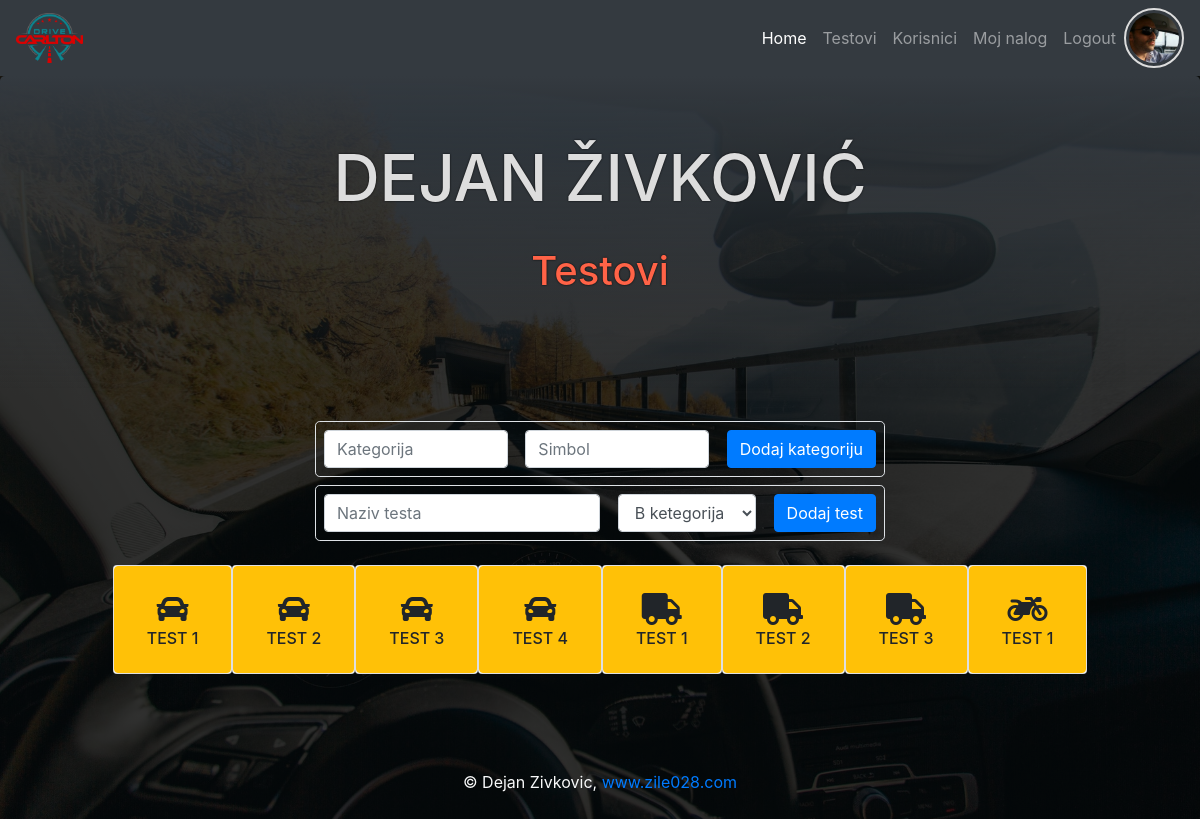
The page /testovi.php (signed in) on the database its author committed.
### tables this page shows
CREATE TABLE `users` (
  `id` int(11) NOT NULL,
  `first_name` varchar(50) NOT NULL,
  `last_name` varchar(50) NOT NULL,
  `date_birth` date NOT NULL,
  `email` varchar(50) NOT NULL,
  `password` varchar(60) NOT NULL,
  `created_at` timestamp NOT NULL DEFAULT CURRENT_TIMESTAMP,
  `last_login` timestamp NOT NULL DEFAULT CURRENT_TIMESTAMP,
  `profil_img` varchar(60) DEFAULT NULL,
  `role_id` int(11) DEFAULT NULL
);

CREATE TABLE `tests` (
  `id` int(11) NOT NULL,
  `test_name` varchar(150) NOT NULL,
  `category_id` int(11) NOT NULL
);

CREATE TABLE `test_category` (
  `id` int(11) NOT NULL,
  `category_name` varchar(50) NOT NULL,
  `icon` varchar(50) NOT NULL
);

### testovi.php (called while the page is built, shortened)
<?php
require_once "core/init.php";
$user_info = $User->selectSingleJoin(
    ["users", "roles"],
    "role_id",
    ["id" => $_SESSION["id"]]
);
$tests = $Tests->selectAllJoin(["tests", "test_category"],"category_id", "category_id ASC, test_name ASC");
$category = $QueryBuilder->selectAll("test_category");
require_once ROOT . "/view/testovi.view.php";

### core/init.php (called while the page is built, shortened)
<?php
require_once "classes/Conection.php";
require_once "classes/QueryBuilder.php";
require_once "classes/User.php";
$database = $conn_config["work_desktop"];
$QueryBuilder = new QueryBuilder($database);
$User         = new User($database);
$Tests        = new Tests($database);

### core/classes/User.php (called while the page is built, shortened)
<?php
class User extends QueryBuilder
{
    public function isLoged()
    {
        if (isset($_SESSION["id"])) {
            return false;
        } else {
            return true;
        }
    }
}

### core/classes/QueryBuilder.php (called while the page is built, shortened)
<?php
class QueryBuilder extends Connection
{
    public function selectAll(string $table, array $criteria = [])
    {
        $sql = "SELECT * FROM {$table}";
        $qry = $this->db->prepare($sql);
        if (count($criteria) > 0) {
            $qry->execute($criteria);
        } else {
            $qry->execute();
        }
        $result = $qry->fetchAll(PDO::FETCH_ASSOC);
        return $result;
    }
    public function selectAllJoin(array $table, String $join_on, String $order = null)
    {
        $sql = "SELECT
                {$table[0]}.*,{$table[0]}.id {$table[0]}_id, {$table[1]}.*
                FROM {$table[0]}
                JOIN {$table[1]}
                ON {$table[0]}.{$join_on} = {$table[1]}.id";
        if (isset($order)) {
            $sql .= " ORDER BY {$order}";
        }
        $qry = $this->db->prepare($sql);
        $qry->execute();
        return $qry->fetchAll(PDO::FETCH_OBJ);
    }
    public function selectSingleJoin(array $table, String $join_on, $criteria)
    {
        $key = key($criteria);
        $sql = "SELECT
                {$table[0]}.*, {$table[0]}.id {$table[0]}_id, {$table[1]}.*
                FROM {$table[0]}
                JOIN {$table[1]}
                ON {$table[0]}.{$join_on} = {$table[1]}.id
                WHERE {$table[0]}.{$key} = :{$key}";
        $qry = $this->db->prepare($sql);
        $qry->execute($criteria);
        $result = $qry->fetch(PDO::FETCH_OBJ);
        return $result;
    }
}

### core/classes/Conection.php (called while the page is built, shortened)
<?php
class Connection
{
    public function __construct($database)
    {
        try {
            $this->db = new PDO("mysql:host={$database['host']};dbname={$database['dbname']}", $database["user"], $database["password"]);
        } catch (PDOException $err) {
            die("Doslo je do greske. Nije moguce konektovati se sa bazom - " . $err->getMessage());
        }
    }
}

### view/testovi.view.php (the view, shortened to what this page needs)
<?php
require ROOT . "/include/top.php";
require ROOT . "/include/main_nav.php";
?>
<header class="jumbotron text-center">
    <h1><?php echo "{$user_info->first_name} {$user_info->last_name}"; ?></h1>
    <h2>Testovi</h2>
</header>
<section class="container">
    <?php if($user_info->role=="admin"): ?>
    <article class="row">
        <form class="col-md-6 offset-md-3 row justify-content-between border rounded-lg p-2 mb-2" action="testovi.php"
            method="post">
            <input class="form-control col-md-4" type="text" name="category_name" placeholder="Kategorija">
            <input class="form-control col-md-4" type="text" name="category_icon" placeholder="Simbol">
            <button class="btn btn-primary" name="add_category" type="submit">Dodaj kategoriju</button>
        </form>
        <form class="col-md-6 offset-md-3 row justify-content-between border rounded-lg p-2" action="testovi.php"
            method="post">
            <input class="form-control col-md-6" type="text" name="test_name" placeholder="Naziv testa">
            <select class="form-control col-md-3" name="category">
                <?php foreach($category as $cat): ?>
                <option value="<?php echo $cat["id"]; ?>"><?php echo $cat["category_name"]; ?></option>
                <?php endforeach; ?>
            </select>
            <button class="btn btn-primary" name="add_test" type="submit">Dodaj test</button>
        </form>
    </article>
    <?php endif; ?>
    <article class="row mt-4 justify-content-center">
        <?php foreach($tests as $test): ?>
        <div class="card testovi">
            <a class="btn btn-warning" href="test_questions.php?id=<?php echo $test->tests_id; ?>">
                <div class="card-body d-flex flex-column align-item-center justify-content-center text-center">
                    <?php echo $test->icon; ?>
                    <h6><?php echo $test->test_name; ?></h6>
                </div>
            </a>
        </div>
        <?php endforeach; ?>
    </article>
</section>
<?php
require ROOT . "/include/bottom.php";
?>

### include/main_nav.php (shortened to what this page needs)
<nav class="navbar navbar-expand-lg navbar-dark bg-dark">
    <a class="navbar-brand" href="<?php echo ROOT_DIR; ?>"><img class="img-fluid" src="asset/logo-sm.png" alt=""></a>
    <div class="collapse navbar-collapse" id="navbarNav">
        <ul class="navbar-nav ml-auto">
            <li class="nav-item active">
                <a class="nav-link" href="<?php echo ROOT_DIR; ?>">Home</a>
            </li>
            <li class="nav-item">
                <a class="nav-link" href="<?php echo ROOT_DIR; ?>/testovi.php">Testovi</a>
            </li>
            <?php if(!$User->isLoged() && $user_info->role=="admin"): ?>
            <li class="nav-item">
                <a class="nav-link" href="login_register.php">Korisnici</a>
            </li>
            <?php endif; ?>
            <?php if($User->isLoged()): ?>
            <li class="nav-item">
                <a class="nav-link" href="login_register.php">Login / Register</a>
            </li>
            <?php else: ?>
            <li class="nav-item">
                <a class="nav-link" href="user.php">Moj nalog</a>
            </li>
            <li class="nav-item">
                <a class="nav-link" href="logout.php">Logout</a>
            </li>
            <?php endif; ?>
        </ul>
        <?php if(!$User->isLoged()): ?>
        <div class="loged-profil">
            <img src="<?php echo ROOT_DIR . TARGET_DIR . ($user_info->profil_img ?:"../asset/logo-sm.png"); ?>" alt="">
        </div>
        <?php endif; ?>
    </div>
</nav>

### css/style.css (style rules this page uses)
* { margin: 0; padding: 0; box-sizing: border-box; }
body { background: linear-gradient(rgba(0, 0, 0, 0.8), rgba(0, 0, 0, 0.8)), url(../asset/bg.jpg); background-position: center top; background-size: cover; background-attachment: fixed; }
.jumbotron { background: linear-gradient(to bottom, rgba(52, 58, 64, 1), rgba(0, 0, 0, 0)); color: #ddd; }
h1 { text-transform: uppercase; font-size: 4rem; }
h1, h1 + * { text-shadow: 0 0 2px #000; }
h2 { color: #ff6347; font-size: 2.5rem; margin: 30px auto; text-shadow: 0 0 2px #000; }
.testovi h6 { text-transform: uppercase; margin: 0; padding: 0; line-height: 1; }
.testovi i { font-size: 2rem; margin-bottom: 5px; }
.navbar-brand img, .loged-profil img { height: 50px; }
.loged-profil img { border: 2px solid #ddd; padding: 3px; border-radius: 50%; width: 60px; height: 60px; object-fit: cover; }

### rows shown on the page
users: profil_img (picture), first_name "DEJAN", last_name "ŽIVKOVIĆ"
tests: test_name "TEST 1"
tests: test_name "TEST 2"
tests: test_name "TEST 3"
tests: test_name "TEST 4"
tests: test_name "TEST 1"
tests: test_name "TEST 2"
tests: test_name "TEST 3"
tests: test_name "TEST 1"

### other values the page prints
form field category "B ketegorija"
